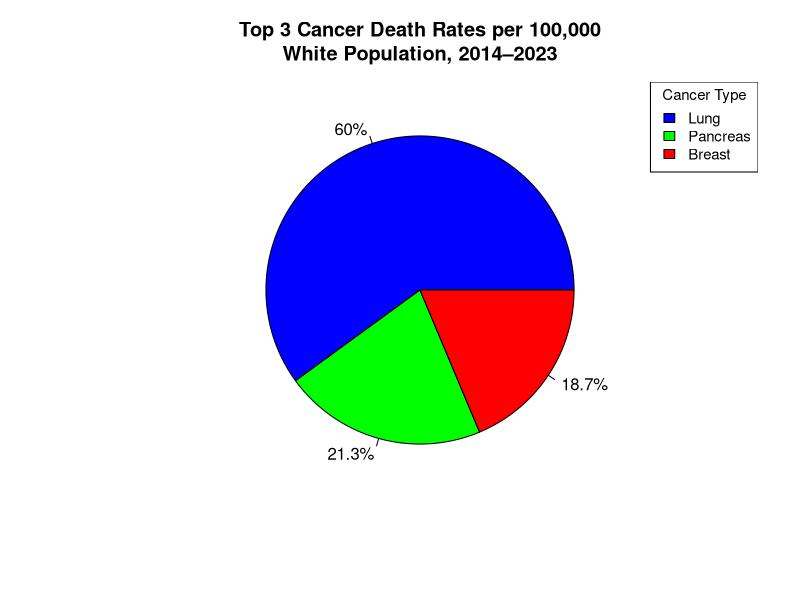
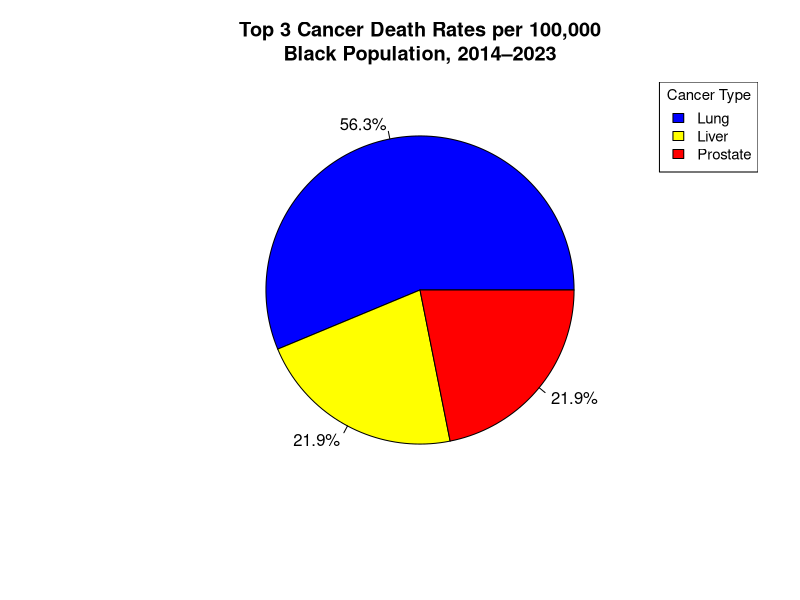
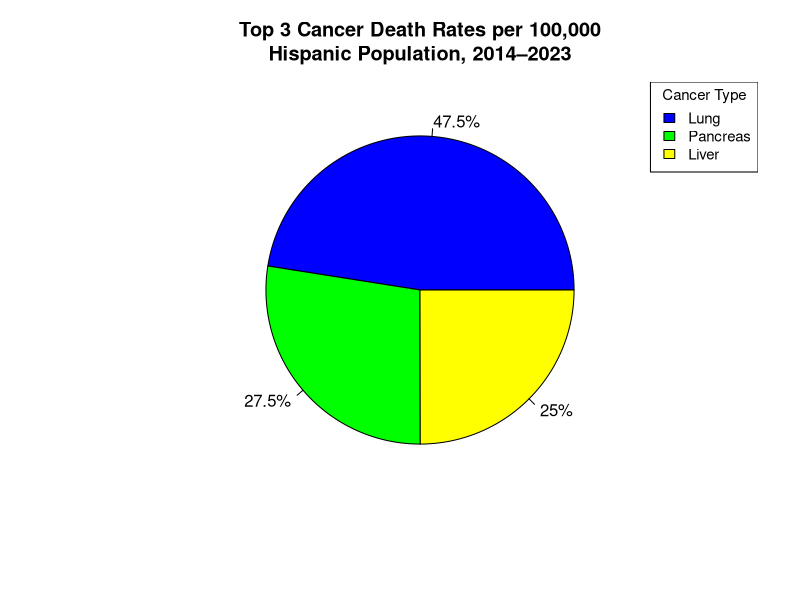
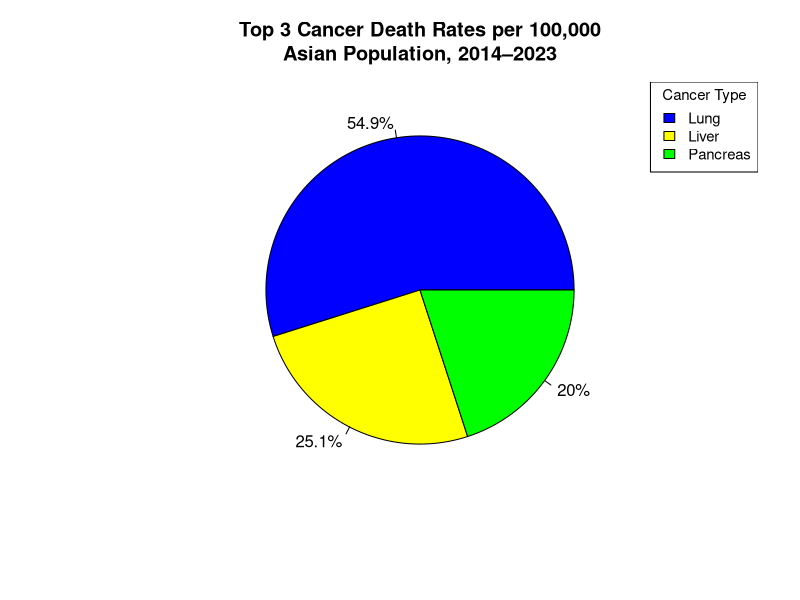
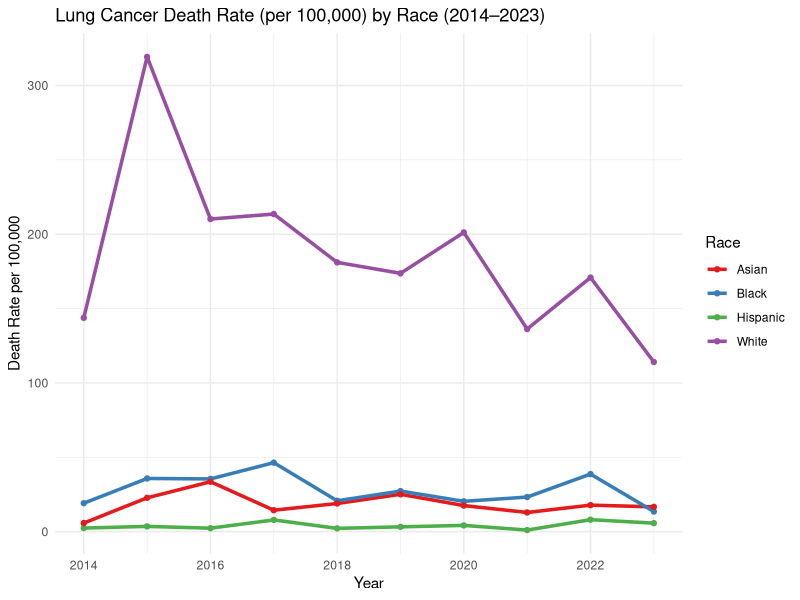
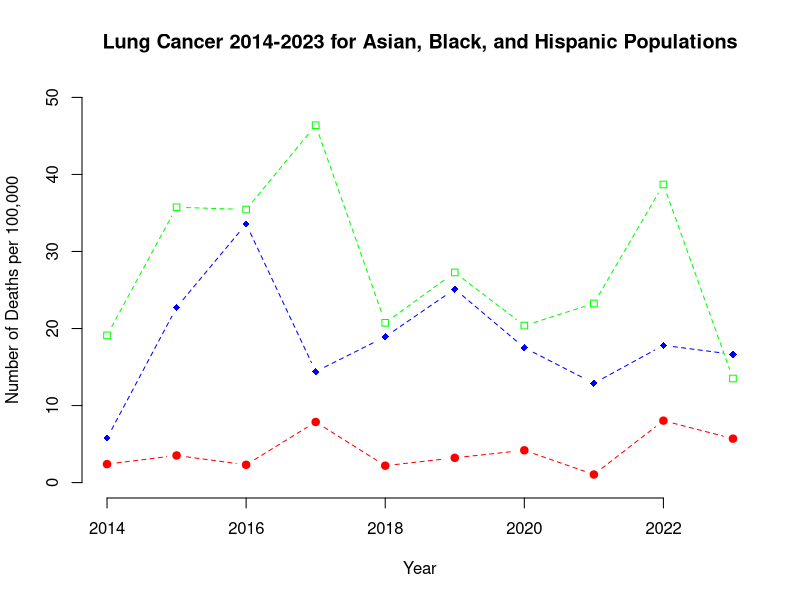
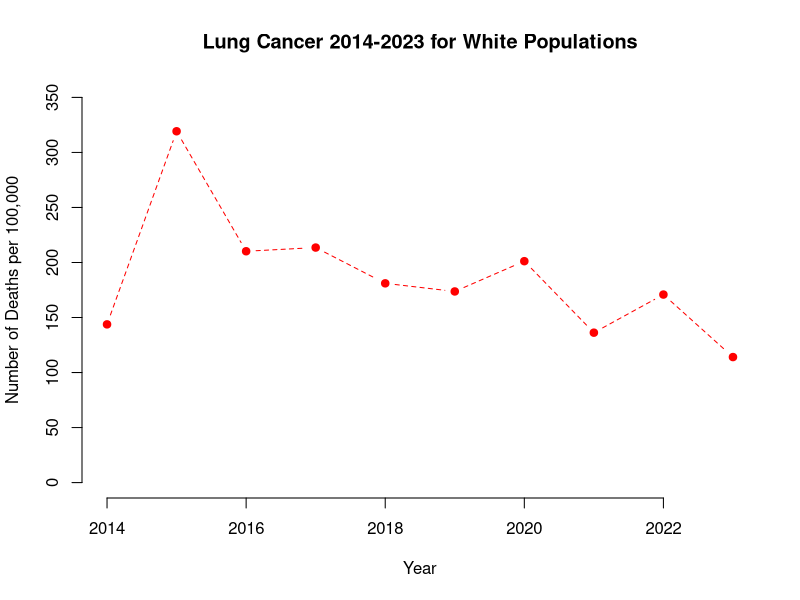

These figures' R source, in order:
## ---- chunk 1
#| echo: false
#| warning: false
library(tidyverse)
## ---- chunk 2
#| echo: false
white <- read.csv("whiteSummary.csv", header=TRUE)
black <- read.csv("blackSummary.csv", header=TRUE)
hispanic <- read.csv("hispanicSummary.csv", header=TRUE)
haw <- read.csv("hawSummary.csv", header=TRUE)
asian <- read.csv("asianSummary.csv", header=TRUE)
amIndian <- read.csv("amIndianSummary.csv",header=TRUE)
top3 <- read.csv("top3SummaryByRac.csv",header=TRUE)
pops <- read.csv("pops.csv", header=TRUE)
## ---- chunk 3
#| echo: false

lung_white <- white %>% filter(!(diseaseSite %in% c("Breast", "Pancreas")))
lung_black <- black %>% filter(!(diseaseSite %in% c("Liver", "Prostate")))
lung_hispanic <- hispanic %>% filter(!(diseaseSite %in% c("Liver","Pancreas")))
lung_asian <- asian %>% filter(!(diseaseSite %in% c("Liver","Pancreas")))

pops_asian <- pops %>% filter(!(Race %in% c("black", "hispanic")))
pops_hispanic <- pops %>% filter(!(Race %in% c("black", "asian")))
pops_black <- pops %>% filter(!(Race %in% c("asian", "hispanic")))
## ---- chunk 4
#| echo: false
#| warning: false
library(ggplot2)

# Create a combined dataframe 
lung_df <- bind_rows(
  mutate(lung_white, Race = "White", Rate = deaths / pops_hispanic$Population * 100000),
  mutate(lung_black, Race = "Black", Rate = deaths / pops_black$Population * 100000),
  mutate(lung_hispanic, Race = "Hispanic", Rate = deaths / pops_hispanic$Population * 100000),
  mutate(lung_asian, Race = "Asian", Rate = deaths / pops_asian$Population * 100000)
)
## ---- chunk 5
#| echo: false
#| warning: false
#white piechart
cancer_types <- c("Lung", "Pancreas", "Breast")
death_rates <- c(28.25, 10.02, 8.79)
colors <- c("blue", "green", "red")

percent_labels <- paste0(round(death_rates / sum(death_rates) * 100, 1), "%")

pie(
  death_rates,
  labels = percent_labels,
  col = colors,
  main = "Top 3 Cancer Death Rates per 100,000\nWhite Population, 2014–2023"
)


legend(
  "topright",
  legend = cancer_types,
  fill = colors,
  title = "Cancer Type",
  cex = 0.9
)

## ---- chunk 6
#| echo: false
#| warning: false
#black piechart
cancer_types <- c("Lung", "Liver", "Prostate")
death_rates <- c(28.00, 10.88, 10.88)
colors <- c("blue", "yellow", "red")

percent_labels <- paste0(round(death_rates / sum(death_rates) * 100, 1), "%")

pie(
  death_rates,
  labels = percent_labels,
  col = colors,
  main = "Top 3 Cancer Death Rates per 100,000\nBlack Population, 2014–2023"
)

legend("topright", legend = cancer_types, fill = colors, title = "Cancer Type", cex = 0.9)

## ---- chunk 7
#| echo: false
#| warning: false

#Hispanic piechart
cancer_types <- c("Lung", "Pancreas", "Liver")
death_rates <- c(4.11, 2.38, 2.16)
colors <- c("blue", "green", "yellow")

percent_labels <- paste0(round(death_rates / sum(death_rates) * 100, 1), "%")

pie(
  death_rates,
  labels = percent_labels,
  col = colors,
  main = "Top 3 Cancer Death Rates per 100,000\nHispanic Population, 2014–2023"
)

legend("topright", legend = cancer_types, fill = colors, title = "Cancer Type", cex = 0.9)

## ---- chunk 8
#| echo: false
#| warning: false

#Asian piechart
cancer_types <- c("Lung", "Liver", "Pancreas")
death_rates <- c(18.50, 8.47, 6.74)
colors <- c("blue", "yellow", "green")

percent_labels <- paste0(round(death_rates / sum(death_rates) * 100, 1), "%")

pie(
  death_rates,
  labels = percent_labels,
  col = colors,
  main = "Top 3 Cancer Death Rates per 100,000\nAsian Population, 2014–2023"
)

legend("topright", legend = cancer_types, fill = colors, title = "Cancer Type", cex = 0.9)
## ---- chunk 9
#| echo: false
#| warning: false

#all time series lungs

ggplot(lung_df, aes(x = ddodyear, y = Rate, color = Race)) +
  geom_line(size = 1.2) +
  geom_point() +
  labs(title = "Lung Cancer Death Rate (per 100,000) by Race (2014–2023)",
       x = "Year", y = "Death Rate per 100,000") +
  theme_minimal() +
  scale_color_brewer(palette = "Set1")

## ---- chunk 10
#| echo: false
#| warning: false

#3 race time series lungs
plot(lung_hispanic$ddodyear, (lung_hispanic$deaths/pops_hispanic$Population)*100000, 
     frame = FALSE, pch = 19, col = "red", type="b", lty=2,
     main = "Lung Cancer 2014-2023 for Asian, Black, and Hispanic Populations",
     xlab = "Year", ylab = "Number of Deaths per 100,000", 
     ylim = c(0, 50))
lines(lung_asian$ddodyear, (lung_asian$deaths/pops_asian$Population)*100000, pch=18, col="blue", type="b", lty=2)
lines(lung_black$ddodyear, (lung_black$deaths/pops_black$Population)*100000, pch=22, col="green", type="b", lty=2)
## ---- chunk 11
#| echo: false
#| warning: false
#white pop time series
plot(lung_white$ddodyear, (lung_white$deaths/pops_hispanic$Population)*100000, 
     frame = FALSE, pch = 19, col = "red", type="b", lty=2,
     main = "Lung Cancer 2014-2023 for White Populations",
     xlab = "Year", ylab = "Number of Deaths per 100,000", 
     ylim = c(0, 350))
